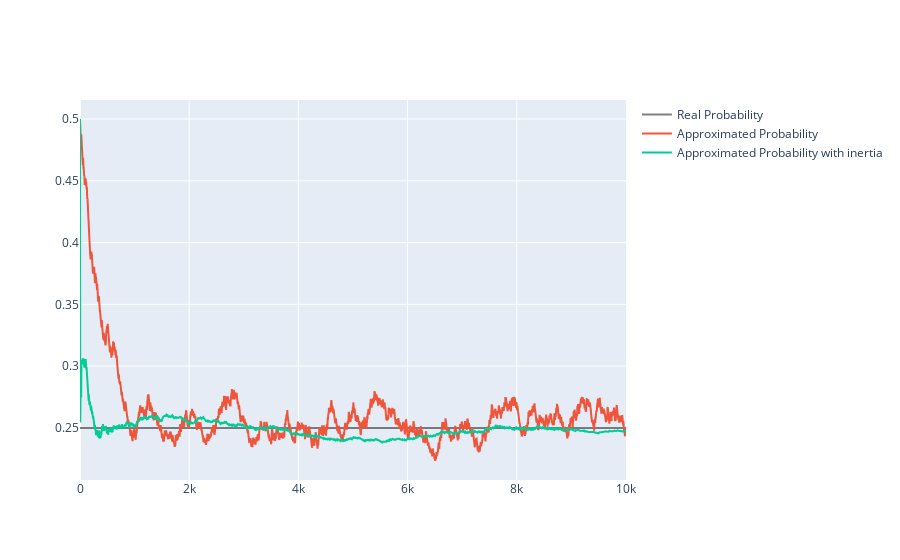

The notebook cell this image was saved under:
### Code cell
Pa = 1/4
N = 10000
K = 1
pa, n_to_convergence = run_games(Pa=Pa, N=N, K=K)
pa_inertia, n_to_convergence_inertia, K_list = run_inertia_games(Pa=Pa, N=N, innitial_K=K)

print(n_to_convergence, n_to_convergence_inertia)

fig = go.Figure()

fig.add_trace(go.Scatter(x=list(range(N + 1)), y=[Pa] * (N + 1), line=dict(color='black'), opacity=0.5, name='Real Probability'))
fig.add_trace(go.Scatter(x=list(range(N + 1)), y=pa, name='Approximated Probability'))
fig.add_trace(go.Scatter(x=list(range(N + 1)), y=pa_inertia, name='Approximated Probability with inertia'))

fig.show()

### Figure 1 — Plotly figure (JSON) as saved in the notebook; plotly's stock layout.template omitted (floating-point values rounded to 4 significant figures; data arrays with more than 128 entries replaced by an {"elided": "..."} marker saying what was removed)
{"data": [{"line": {"color": "black"}, "name": "Real Probability", "opacity": 0.5, "type": "scatter", "x": {"elided": "10001 int values"}, "y": {"elided": "10001 float values"}}, {"name": "Approximated Probability", "type": "scatter", "x": {"elided": "10001 int values"}, "y": {"elided": "10001 float values"}}, {"name": "Approximated Probability with inertia", "type": "scatter", "x": {"elided": "10001 int values"}, "y": {"elided": "10001 float values"}}], "layout": {}}
